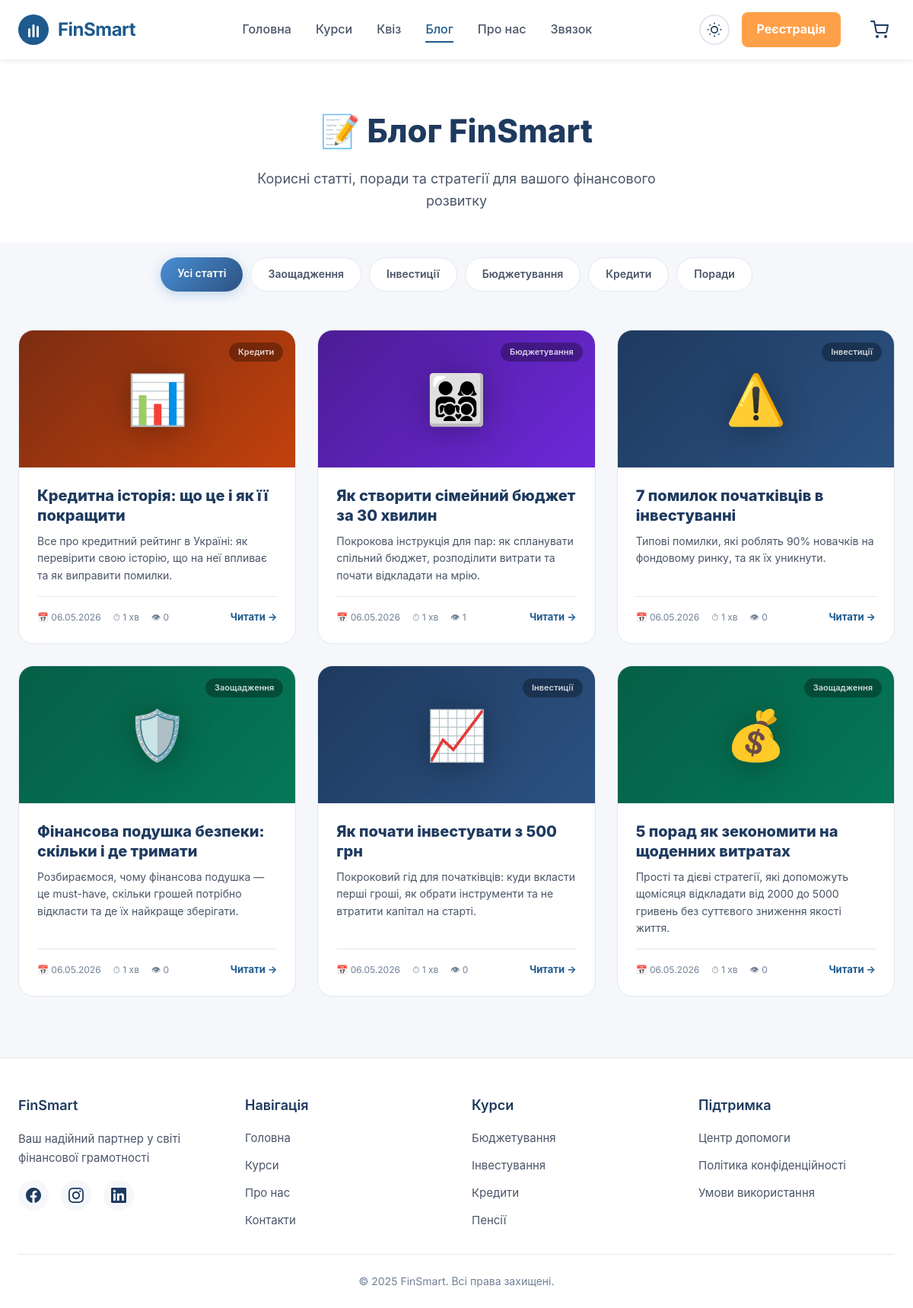
/blog/, run on an earlier commit of the app's database.
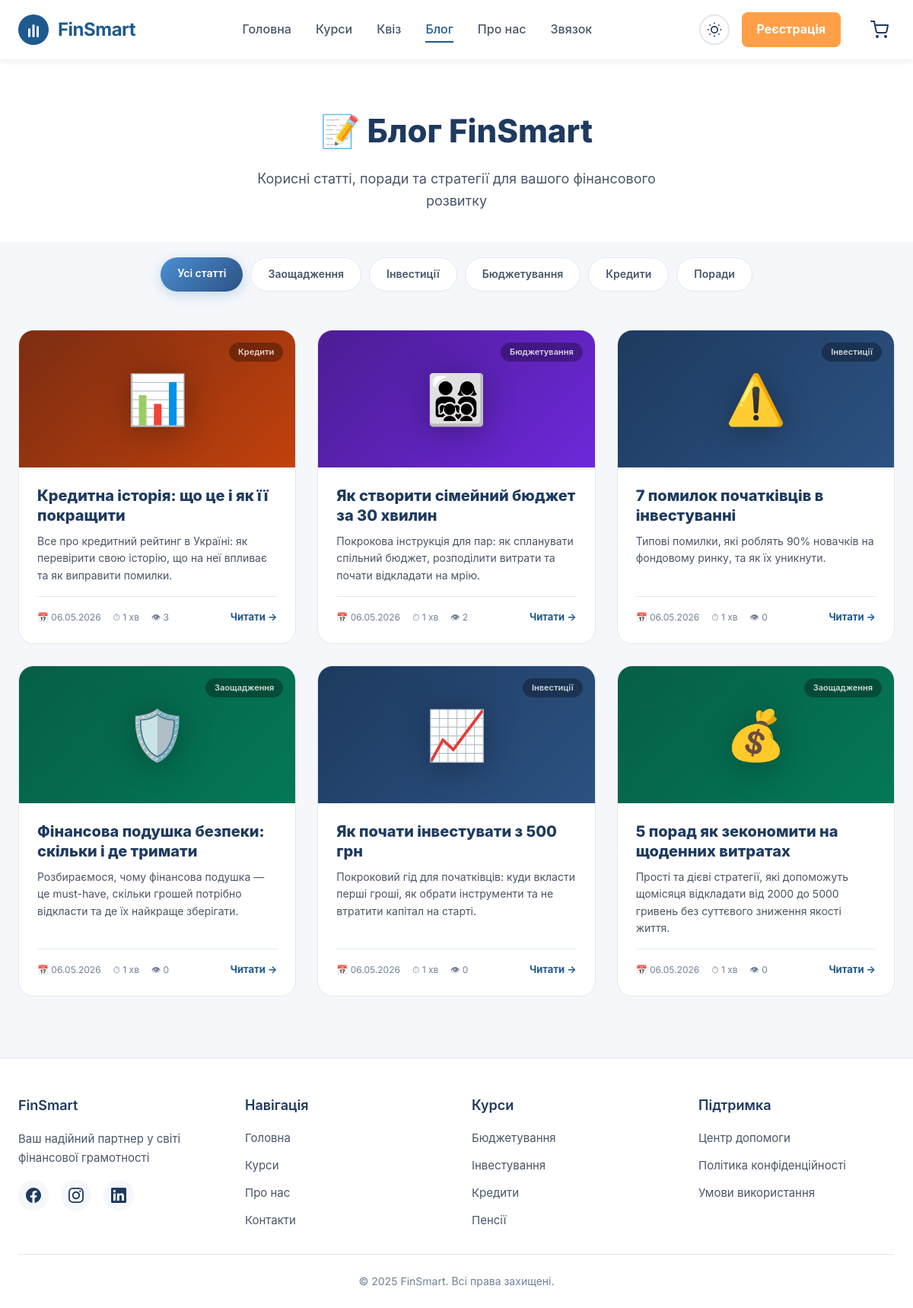
And on a later commit of the database.
### main/models.py (models this page shows, shortened)
class BlogPost(models.Model):
    CATEGORY_CHOICES = [
        ("savings", "Заощадження"),
        ("investing", "Інвестиції"),
        ("budgeting", "Бюджетування"),
        ("credit", "Кредити"),
        ("tips", "Поради"),
    ]
    title = models.CharField(max_length=255)
    slug = models.SlugField(max_length=255, unique=True)
    excerpt = models.TextField(max_length=500, help_text="Короткий опис для картки")
    content = models.TextField(help_text="Повний текст статті (HTML)")
    category = models.CharField(max_length=20, choices=CATEGORY_CHOICES, default="tips")
    cover_emoji = models.CharField(max_length=10, default="📰", help_text="Емодзі для обкладинки")
    author = models.ForeignKey(
        User, on_delete=models.SET_NULL, null=True, blank=True, related_name="blog_posts"
    )
    is_published = models.BooleanField(default=True)
    views_count = models.PositiveIntegerField(default=0)
    created_at = models.DateTimeField(auto_now_add=True)
    updated_at = models.DateTimeField(auto_now=True)
    class Meta:
        managed = True
        db_table = "main_blogpost"
        ordering = ["-created_at"]
    @property
    def reading_time(self):
        word_count = len(self.content.split())
        return max(1, round(word_count / 200))

### main/views.py (the view)
# urls.py: path("blog/", views.blog_list, name="blog"),
def blog_list(request):
    category = request.GET.get("category", "")
    posts = BlogPost.objects.filter(is_published=True)
    if category:
        posts = posts.filter(category=category)
    categories = BlogPost.CATEGORY_CHOICES
    return render(request, "main/blog.html", {
        "posts": posts,
        "categories": categories,
        "current_category": category,
    })

### templates/main/blog.html (shortened to what this page needs)
{% extends 'base.html' %}
{% load static %}
{% block content %}
<section class="page-header">
    <div class="container">
        <h1 class="page-title">📝 Блог FinSmart</h1>
        <p class="page-description">
            Корисні статті, поради та стратегії для вашого фінансового розвитку
        </p>
    </div>
</section>
<section style="padding: 20px 0 0;">
    <div class="container">
        <div style="display: flex; gap: 10px; flex-wrap: wrap; justify-content: center;">
            <a href="{% url 'blog' %}"
                style="padding: 10px 22px; border-radius: 50px; font-size: 14px; font-weight: 600; text-decoration: none; transition: all .25s;
                {% if not current_category %}background: linear-gradient(135deg, #4a8fd5, #2c5282); color: #fff; box-shadow: 0 4px 15px rgba(74,143,213,.3);{% else %}background: var(--bg-card); color: var(--text-secondary); border: 1px solid var(--border-color);{% endif %}">
                Усі статті
            </a>
            {% for cat_value, cat_label in categories %}
            <a href="{% url 'blog' %}?category={{ cat_value }}"
                style="padding: 10px 22px; border-radius: 50px; font-size: 14px; font-weight: 600; text-decoration: none; transition: all .25s;
                {% if current_category == cat_value %}background: linear-gradient(135deg, #4a8fd5, #2c5282); color: #fff; box-shadow: 0 4px 15px rgba(74,143,213,.3);{% else %}background: var(--bg-card); color: var(--text-secondary); border: 1px solid var(--border-color);{% endif %}">
                {{ cat_label }}
            </a>
            {% endfor %}
        </div>
    </div>
</section>
<section style="padding: 50px 0 80px;">
    <div class="container">
        <div style="display: grid; grid-template-columns: repeat(auto-fill, minmax(340px, 1fr)); gap: 28px;">
            {% for post in posts %}
            <article class="animate-on-scroll"
                style="background: var(--bg-card); border-radius: 20px; overflow: hidden; border: 1px solid var(--border-color); transition: transform .3s, box-shadow .3s; display: flex; flex-direction: column;"
                onmouseover="this.style.transform='translateY(-6px)'; this.style.boxShadow='0 20px 50px rgba(0,0,0,.2)'"
                onmouseout="this.style.transform=''; this.style.boxShadow=''">
                <div style="height: 180px; background: linear-gradient(135deg, {% if post.category == 'savings' %}#065f46, #047857{% elif post.category == 'investing' %}#1e3a5f, #2c5282{% elif post.category == 'budgeting' %}#4c1d95, #6d28d9{% elif post.category == 'credit' %}#7c2d12, #c2410c{% else %}#1e3a5f, #4a8fd5{% endif %}); display: flex; align-items: center; justify-content: center; position: relative;">
                    <span style="font-size: 64px; filter: drop-shadow(0 4px 20px rgba(0,0,0,.3));">{{ post.cover_emoji }}</span>
                    <div style="position: absolute; top: 16px; right: 16px; background: rgba(0,0,0,.3); backdrop-filter: blur(10px); padding: 4px 12px; border-radius: 20px; font-size: 11px; font-weight: 600; color: rgba(255,255,255,.8);">
                        {{ post.get_category_display }}
                    </div>
                </div>
                <div style="padding: 24px; flex: 1; display: flex; flex-direction: column;">
                    <h2 style="font-size: 20px; font-weight: 800; color: var(--text-primary); margin-bottom: 10px; line-height: 1.3;">
                        <a href="{% url 'blog_detail' post.slug %}" style="text-decoration: none; color: inherit;">{{ post.title }}</a>
                    </h2>
                    <p style="font-size: 14px; color: var(--text-secondary); line-height: 1.6; flex: 1; margin-bottom: 16px;">
                        {{ post.excerpt|truncatewords:25 }}
                    </p>
                    <div style="display: flex; align-items: center; justify-content: space-between; padding-top: 16px; border-top: 1px solid var(--border-color);">
                        <div style="display: flex; gap: 16px; font-size: 12px; color: var(--text-muted);">
                            <span>📅 {{ post.created_at|date:"d.m.Y" }}</span>
                            <span>⏱ {{ post.reading_time }} хв</span>
                            <span>👁 {{ post.views_count }}</span>
                        </div>
                        <a href="{% url 'blog_detail' post.slug %}"
                            style="font-size: 13px; font-weight: 700; color: var(--brand-primary); text-decoration: none;">
                            Читати →
                        </a>
                    </div>
                </div>
            </article>
            {% endfor %}
        </div>
    </div>
</section>
{% endblock %}

### templates/base.html (shortened to what this page needs)
<!DOCTYPE html>
{% load static %}
{% load i18n %}
{% get_current_language as LANGUAGE_CODE %}
<html lang="{{ LANGUAGE_CODE }}">
<head>
    <link rel="stylesheet" href="https://cdnjs.cloudflare.com/ajax/libs/font-awesome/6.0.0/css/all.min.css">
    <link rel="stylesheet" href="{% static 'css/style.css' %}">
    <link rel="stylesheet" type="text/css" href="https://cdn.jsdelivr.net/npm/toastify-js/src/toastify.min.css">
</head>
<body data-authenticated="{% if user.is_authenticated %}1{% else %}0{% endif %}">
    <header class="header">
        <div class="container">
            <div class="nav-wrapper">
                <a href="{% url 'index' %}" class="logo">
                    <span class="logo-text">FinSmart</span>
                </a>
                <nav class="nav">
                    <a href="{% url 'index' %}"
                        class="nav-link {% if request.resolver_match.url_name == 'index' %}active{% endif %}">{% trans "Головна" %}</a>
                    <a href="{% url 'courses' %}"
                        class="nav-link {% if request.resolver_match.url_name == 'courses' %}active{% endif %}">{% trans "Курси" %}</a>
                    <a href="{% url 'quiz' %}"
                        class="nav-link {% if request.resolver_match.url_name == 'quiz' %}active{% endif %}">{% trans "Квіз" %}</a>
                    <a href="{% url 'blog' %}"
                        class="nav-link {% if request.resolver_match.url_name == 'blog' or request.resolver_match.url_name == 'blog_detail' %}active{% endif %}">{% trans "Блог" %}</a>
                    <a href="{% url 'about' %}"
                        class="nav-link {% if request.resolver_match.url_name == 'about' %}active{% endif %}">{% trans "Про нас" %}</a>
                    <a href="{% url 'contact' %}"
                        class="nav-link {% if request.resolver_match.url_name == 'contact' %}active{% endif %}">{% trans "Звязок" %}</a>
                </nav>
                <div class="header-actions">
                    <button class="theme-toggle" id="themeToggle" aria-label="{% trans 'Перемикач теми' %}">
                    </button>
                    {% if not user.is_authenticated %}
                    <a href="{% url 'register' %}" class="btn-register-desktop"
                        style="background: #ffa048; color: white; padding: 10px 20px; border-radius: 8px; text-decoration: none; margin-right: 15px; font-weight: 700; display: inline-flex; align-items: center;">Реєстрація</a>
                    {% endif %}
                    <a href="{% url 'cart_detail' %}" class="cart-btn"
                        style="position: relative; text-decoration: none; color: var(--text-primary); transition: color 0.3s ease; display: flex; align-items: center; justify-content: center; width: 40px; height: 40px;">
                        <svg width="24" height="24" viewBox="0 0 24 24" fill="none" stroke="currentColor"
                            stroke-width="2" stroke-linecap="round" stroke-linejoin="round">
                            <circle cx="9" cy="21" r="1"></circle>
                            <circle cx="20" cy="21" r="1"></circle>
                            <path d="M1 1h4l2.68 13.39a2 2 0 0 0 2 1.61h9.72a2 2 0 0 0 2-1.61L23 6H6"></path>
                        </svg>
                    </a>
                </div>
            </div>
        </div>
    </header>
    <main>
        {% block content %}{% endblock %}
    </main>
    <footer class="footer">
        <div class="container">
            <div class="footer-content">
                <div class="footer-section">
                    <h3>FinSmart</h3>
                    <p class="footer-description">
                        Ваш надійний партнер у світі фінансової грамотності
                    </p>
                    <div class="social-links">
                        <a href="#" class="social-link" aria-label="Facebook">
                        </a>
                        <a href="#" class="social-link" aria-label="Instagram">
                        </a>
                        <a href="#" class="social-link" aria-label="LinkedIn">
                        </a>
                    </div>
                </div>
                <div class="footer-section">
                    <h3>Навігація</h3>
                    <div class="footer-links">
                        <a href="{% url 'index' %}" class="footer-link">Головна</a>
                        <a href="{% url 'courses' %}" class="footer-link">Курси</a>
                        <a href="{% url 'about' %}" class="footer-link">Про нас</a>
                        <a href="{% url 'contact' %}" class="footer-link">Контакти</a>
                    </div>
                </div>
                <div class="footer-section">
                    <h3>Курси</h3>
                    <div class="footer-links">
                        <a href="{% url 'courses' %}?category=budgeting" class="footer-link">Бюджетування</a>
                        <a href="{% url 'courses' %}?category=investing" class="footer-link">Інвестування</a>
                        <a href="{% url 'courses' %}?category=credit" class="footer-link">Кредити</a>
                        <a href="{% url 'courses' %}?category=pension" class="footer-link">Пенсії</a>
                    </div>
                </div>
                <div class="footer-section">
                    <h3>Підтримка</h3>
                    <div class="footer-links">
                        <a href="{% url 'contact' %}" class="footer-link">Центр допомоги</a>
                        <a href="#" class="footer-link">Політика конфіденційності</a>
                        <a href="#" class="footer-link">Умови використання</a>
                    </div>
                </div>
            </div>
            <div class="footer-bottom">
                <p>© 2025 FinSmart. Всі права захищені.</p>
            </div>
        </div>
    </footer>
</body>
</html>

What changed in the data, as far as the page shows it:
changed BlogPost "Кредитна історія: що це і як її покращити": views_count "0" → "3"
changed BlogPost "Як створити сімейний бюджет за 30 хвилин": views_count "1" → "2"
